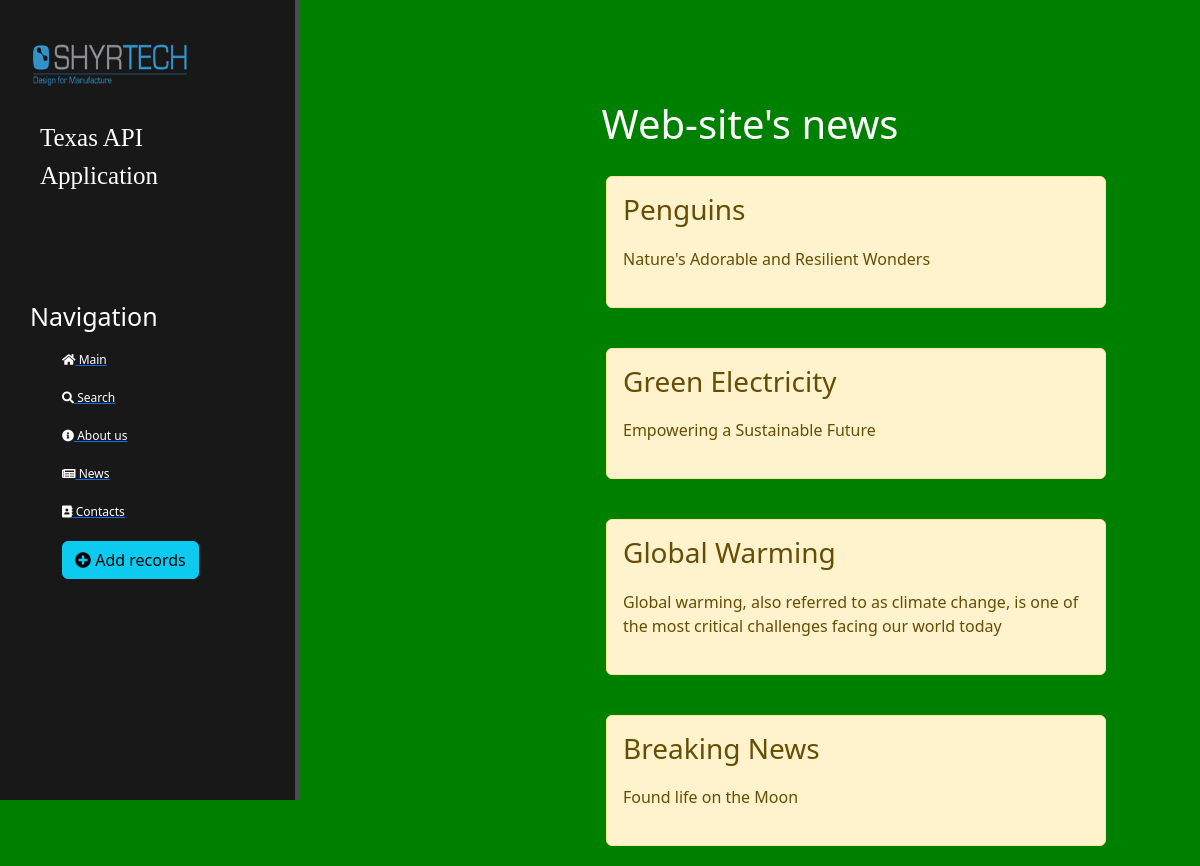
Page /news/ on the committed database.
### news/models.py (models this page shows, shortened)
class Articles(models.Model):
    title = models.CharField('Name', max_length=50, default='NoName_Article')
    anons = models.CharField('Announcement', max_length=250, default='NoName_Announcement')
    full_text = models.TextField('Article')
    date = models.DateTimeField('Publication date')
    class Meta:
        verbose_name = 'News'
        verbose_name_plural = 'News'

### news/views.py (the view)
# urls.py: path('', views.news_home, name='news_home'),
def news_home(request):
    news = Articles.objects.order_by('-date')
    return render(request, 'news/news_home.html', {'news': news})

### templates/news/news_home.html (shortened to what this page needs)
{% extends 'main/layout.html' %}
{% block body_content %}
    <div class="feature">
        <h1>Web-site's news</h1>
        {% if news %}
            {% for el in news %}
            <div class="alert alert-warning">
                <h3>{{ el.title }}</h3>
                <p>{{ el.anons }}</p>
            </div>
            {% endfor %}
        {% else %}
            <p>You don't have News</p>
        {% endif %}
    </div>
{% endblock %}

### templates/main/layout.html (shortened to what this page needs)
{% load static %}
<!doctype html>
<html lang="en">
<head>
    <link rel="stylesheet" href="https://cdn.jsdelivr.net/npm/bootstrap@5.3.0-alpha3/dist/css/bootstrap.min.css">
    <link rel="stylesheet" href="{% static 'main/css/main.css' %}">
    <link rel="stylesheet" href="https://cdnjs.cloudflare.com/ajax/libs/font-awesome/5.15.3/css/all.min.css">
</head>
<body>
<aside>
    <img src="{% static 'main/img/shyrtech.png' %}" alt="logo"><br><br>
    <span class="logo"> Texas API</span><br>
    <span class="logo"> Application</span><br><br><br><br>
    <h3>Navigation</h3>
    <ul>
        <a href="{% url 'home' %}"><li><i class="fas fa-home"></i> Main</li></a>
        <a href="{% url 'new_search' %}"><li><i class="fas fa-search"></i> Search</li></a>
        <a href="{% url 'about' %}"><li><i class="fas fa-info-circle"></i> About us</li></a>
        <a href="{% url 'news_home' %}"><li><i class="fas fa-newspaper"></i> News</li></a>
        <a href=""><li><i class="fas fa-address-book"></i> Contacts</li></a>
        <a href="{% url 'create' %}"><li><button class="btn btn-info"><i class="fas fa-plus-circle"></i> Add records</button></li></a>
    </ul>
</aside>
<main>
    {% block body_content %}
    {% endblock %}
</main>
</body>
</html>

### main/static/main/css/main.css (style rules this page uses)
body { background: green; }
aside { float: left; background: #181818; width: 25%; padding: 2.5%; height: 100vh; color: #fff; border-right: 5px solid #4d4d4d; }
aside img { width: 160px; height: 70px; float: center; }
aside .logo { font-family: cursive; float: center; font-size: 25px; margin-left: 10px; font weight: bold; position: relative; top: -5px; }
aside h3 { margin-top: 30px; font-size:25px; }
aside ul { list-style: none }
aside ul li { color: #fff; display: block; font-size:12px; margin-top: 20px; transition: transform .6s ease; }
main .feature { float: left; color: #fff; margin-top: 100px; text-align: center; width: 75%; }
main .feature h1 { font-size: 50 px; }
main .feature p { max-width: 400 px; margin: 20px auto; }
.alert-warning { float: left; clear: both; width: 500px; margin: 20px 34%; text-align: left; }

### rows in the picture
Articles: title "Penguins", anons "Nature's Adorable and Resilient Wonders"
Articles: title "Green Electricity", anons "Empowering a Sustainable Future"
Articles: title "Global Warming", anons "Global warming, also referred to as climate change, is one of the most critical challenges facing our world today"
Articles: title "Breaking News", anons "Found life on the Moon"
